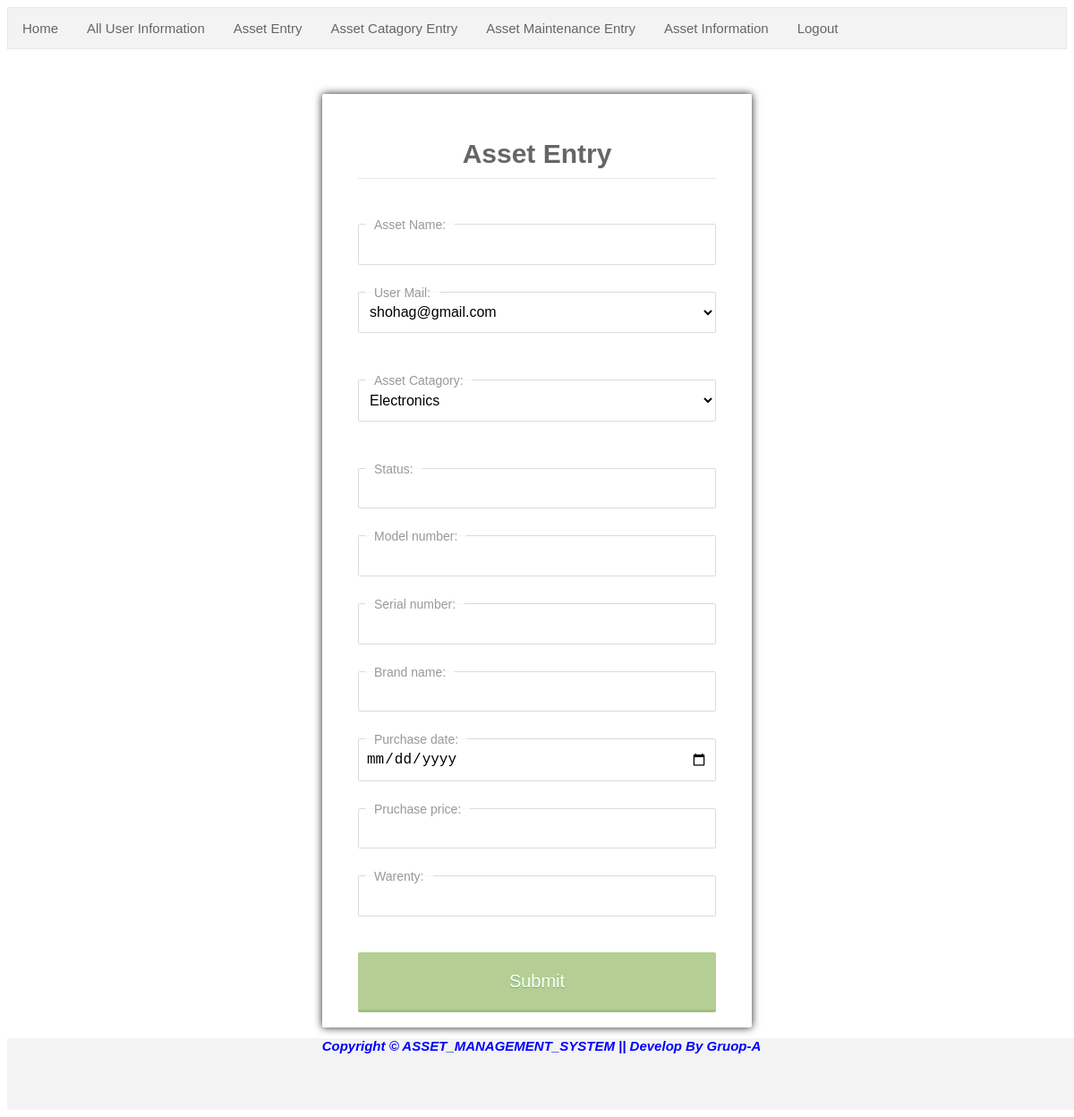
Page /asset_insert.php (signed in) on the committed database.
### tables this page shows
CREATE TABLE `user_info` (
  `u_id` int(20) NOT NULL,
  `U_Name` varchar(40) NOT NULL,
  `U_mail` varchar(40) NOT NULL,
  `u_pass` varchar(40) NOT NULL,
  `cell_no` varchar(14) NOT NULL,
  `Dept` varchar(40) NOT NULL,
  `Post` varchar(40) NOT NULL,
  `room` varchar(40) NOT NULL,
  `privilege` int(2) NOT NULL
);

CREATE TABLE `asset_catagory` (
  `asset_catagory_id` int(10) NOT NULL,
  `asset_catagory` varchar(40) DEFAULT NULL
);

### asset_insert.php (the view, shortened to what this page needs)
<!Doctype html>
<html lang=en>
<head>
	<link rel="stylesheet" href="css/rg_style.css">
	<link rel="stylesheet"  href="css/style.css">
</head>
<body>
<?php
		include('menu_bar.php');
		?>
<?php
	require ('db_config.php');
	$u_mail_query="SELECT u_mail,u_id FROM user_info";
	$u_mail_result=mysqli_query($link,$u_mail_query);
	$u_mail_options="";
	while($u_mail_row=mysqli_fetch_array($u_mail_result)){
		$u_mail_options=$u_mail_options."<option value=".$u_mail_row['u_id'].">$u_mail_row[0]</option>";
	}
	$catagory_query="SELECT asset_catagory,asset_catagory_id FROM asset_catagory";
	$catagory_result=mysqli_query($link,$catagory_query);
	$catagory_options="";
	while($catagory_row=mysqli_fetch_array($catagory_result)){
		$catagory_options=$catagory_options."<option value=".$catagory_row['asset_catagory_id'].">$catagory_row[0]</option>";
	}
?>
		<form action="asset_action.php" method="post">
			<h2>Asset Entry</h2>
				<p>
						<label for="asset_name" class="floatLabel">Asset Name:</label>
						<input id="asset_name" name="asset_name" type="text">
				</p>
				<p>
						<label for="u_id" class="floatLabel">User Mail:</label>
						<select name="u_id" id="u_id" type="text">
							<?php echo $u_mail_options;?>
						</select><br><br>
				</p>
				<p>
						<label for="asset_catagory_id" class="floatLabel">Asset Catagory:</label>
						<select name="asset_catagory_id" id="asset_catagory_id" type="text">
							<?php echo $catagory_options;?>
						</select><br><br>
				</p>
				<p>
						<label for="status" class="floatLabel">Status:</label>
						<input id="status" name="status" type="text">
				</p>
				<p>
						<label for="model_number" class="floatLabel">Model number:</label>
						<input id="model_number" name="model_number" type="text">
				</p>
				<p>
						<label for="serial_number" class="floatLabel">Serial number:</label>
						<input id="serial_number" name="serial_number" type="text">
				</p>
				<p>
						<label for="brand_name" class="floatLabel">Brand name:</label>
						<input id="brand_name" name="brand_name" type="text">
				</p>
				<p>
						<label for="purchase_date" class="floatLabel">Purchase date:</label>
						<input id="purchase_date" name="purchase_date" type="date">
				</p>
				<p>
						<label for="pruchase_price" class="floatLabel">Pruchase price:</label>
						<input id="pruchase_price" name="pruchase_price" type="text">
				</p>
				<p>
						<label for="warenty" class="floatLabel">Warenty:</label>
						<input id="warenty" name="warenty" type="text">
				</p>
			<input type="submit"name="submit"value="Submit">
		</form>
	<?php include('footer.php'); ?>
</body>
</html>

### css/rg_style.css (style rules this page uses)
body { font-family: sans-serif; font-size: 10px; }
form { background: #fff; padding: 4em 4em 2em; max-width: 400px; margin: 50px auto 0; box-shadow: 0 0 1em #222; border-radius: 2px; }
form h2 { margin: 0 0 50px 0; padding: 10px; text-align: center; font-size: 30px; color: #666666; border-bottom: solid 1px #e5e5e5; }
form p { margin: 0 0 3em 0; position: relative; }
form input { display: block; box-sizing: border-box; width: 100%; outline: none; margin: 0; }
form select { display: block; box-sizing: border-box; width: 100%; outline: none; margin: 0; }
form select[type="text"] { background: #fff; border: 1px solid #dbdbdb; font-size: 1.6em; padding: .8em .5em; border-radius: 2px; }
form input[type="text"],form input[type="email"], form input[type="password"] { background: #fff; border: 1px solid #dbdbdb; font-size: 1.6em; padding: .8em .5em; border-radius: 2px; }
form input[type="date"] { background: #fff; border: 1px solid #dbdbdb; font-size: 1.6em; padding: .8em .5em; border-radius: 2px; }
form input[type="submit"] { background: rgba(148, 186, 101, 0.7); box-shadow: 0 3px 0 0 rgba(123, 163, 73, 0.7); border-radius: 2px; border: none; color: #fff; cursor: pointer; display: block; font-size: 2em; line-height: 1.6em; margin: 2em 0 0; outline: none; padding: .8em 0; text-shadow: 0 1px #68B25B; }
form label { position: absolute; left: 8px; top: 12px; color: #999; font-size: 16px; display: inline-block; padding: 4px 10px; font-weight: 400; background-color: rgba(255, 255, 255, 0); -moz-transition: color 0.3s, top 0.3s, background-color 0.8s; -o-transition: color 0.3s, top 0.3s, background-color 0.8s; -webkit-transition: color 0.3s, top 0.3s, background-color 0.8s; transition: color 0.3s, top 0.3s, background-color 0.8s; }
form label.floatLabel { top: -11px; background-color: rgba(255, 255, 255, 0.8); font-size: 14px; }

### rows in the picture
user_info: u_id "shohag@gmail.com"
asset_catagory: asset_catagory_id "Electronics"
